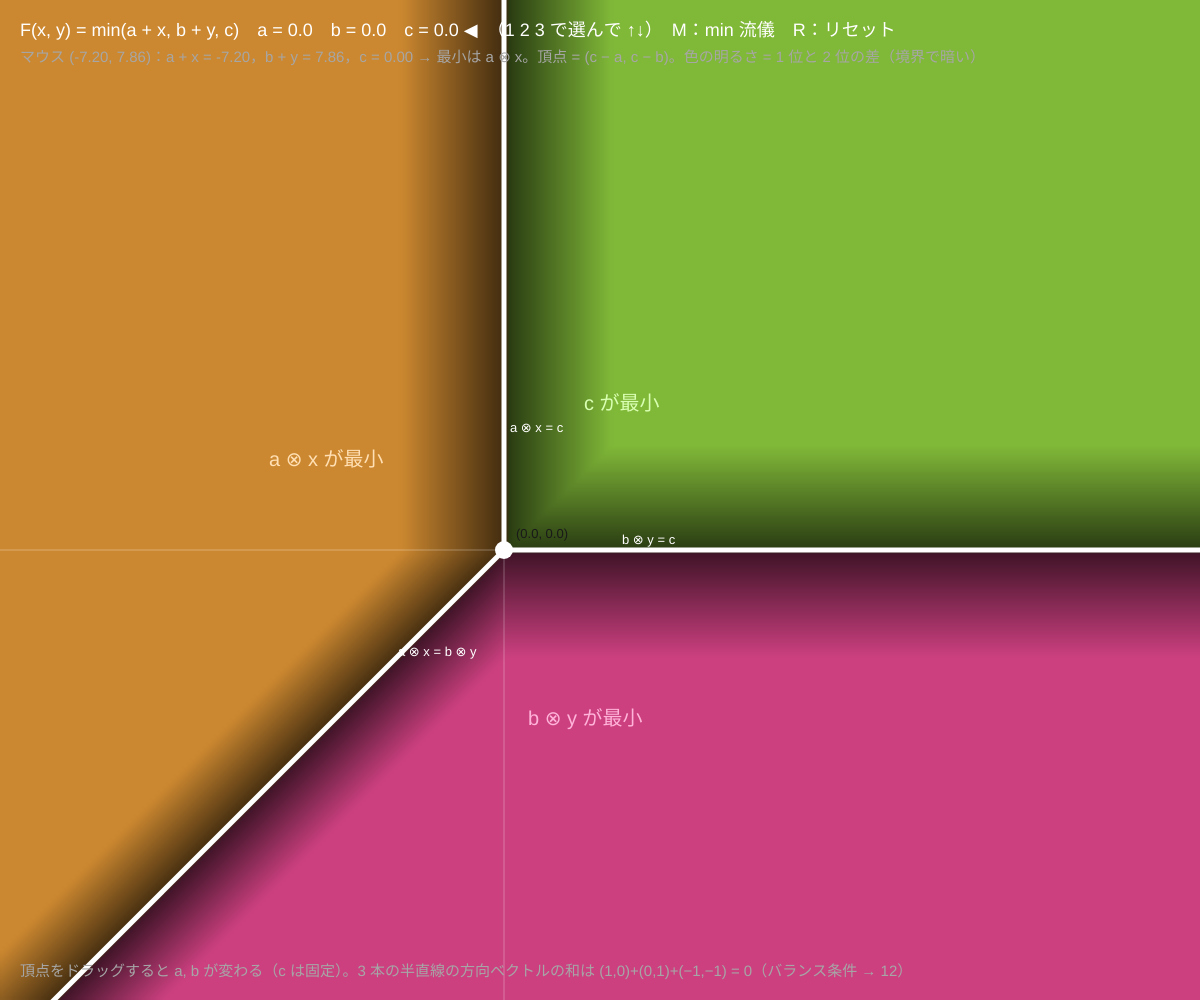
Frame 1 (no input)
Frame 60 (no input): identical to frame 1, image omitted
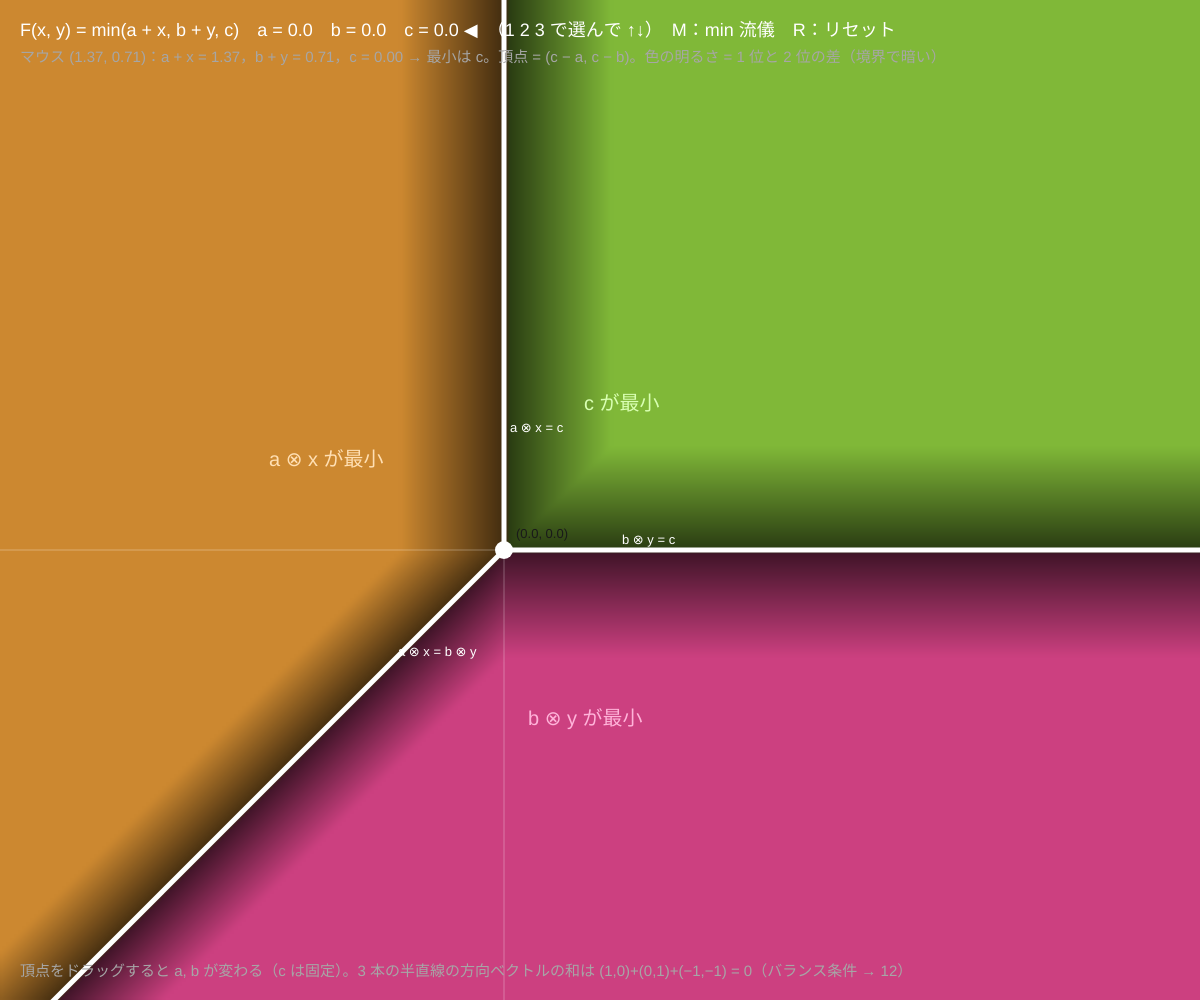
Frame 120 (the mouse pressed at the canvas centre since frame 60)

The p5.js sketch that drew these frames (run headless with seeded random() and noise() and a simulated clock; from frame 60 on, the mouse is pressed at the canvas centre):

// p5.js sketch
// ── sketch.js
// ============================================
// 02 トロピカル直線
// a ⊗ x ⊕ b ⊗ y ⊕ c = min(a + x, b + y, c)。「直線」= 最小値が 2 回以上とられる場所
//   頂点 (c − a, c − b) から 3 本の半直線が出る。min 流儀では方向 (1,0), (0,1), (−1,−1)
//   平面は 3 つの領域に分かれ、各領域で「どの項が最小か」が決まっている
// 頂点をドラッグ / 1 2 3 = 係数 a, b, c を選ぶ / ↑↓ = 選んだ係数を変える / M = max 流儀 / R = リセット
// ============================================

let a = 0, b = 0, c = 0;       // ★ 係数（a ⊗ x ⊕ b ⊗ y ⊕ c）
let useMax = false;            // ★ true なら max 流儀（半直線の向きが反対になる）
let sel = 2;                   // ↑↓ で変える係数（0 = a, 1 = b, 2 = c）
let sc = 70;                   // ★ 1 単位 = 何 px
let ox, oy, buf, dragging = false, scale4 = 4;

function setup() {
  createCanvas(windowWidth, windowHeight);
  colorMode(HSB, 360, 100, 100, 100);
  textFont('Helvetica');
  ox = width * 0.42; oy = height * 0.55;
  buf = createGraphics(ceil(width / scale4), ceil(height / scale4));   // 領域の色分け用（粗い画像）
  buf.pixelDensity(1);
}
function toX(x) { return ox + x * sc; }
function toY(y) { return oy - y * sc; }
function fromX(s) { return (s - ox) / sc; }
function fromY(s) { return (oy - s) / sc; }
function hues() { return [35, 330, 90]; }   // a⊗x = マンゴー，b⊗y = ピンク，c = ライム

// ★ 3 つの項の値と、どれが最小（max 流儀なら最大）か
function termsAt(x, y) {
  let v = [a + x, b + y, c];
  let best = 0;
  for (let k = 1; k < 3; k++) if (useMax ? v[k] > v[best] : v[k] < v[best]) best = k;
  return { v, best };
}

// 領域を塗る：粗い画像の各ピクセルで「どの項が最小か」を調べて色を決める
function paintRegions() {
  buf.loadPixels();
  let RGB = [[255, 170, 60], [255, 80, 160], [160, 230, 70]];   // a⊗x = マンゴー，b⊗y = ピンク，c = ライム
  for (let py = 0; py < buf.height; py++) for (let px = 0; px < buf.width; px++) {
    let t = termsAt(fromX(px * scale4), fromY(py * scale4));
    let s = t.v.slice().sort((u, v) => u - v);
    let gap = useMax ? s[2] - s[1] : s[1] - s[0];           // 1 位と 2 位の差：小さいほど直線に近い
    let k = 0.25 + 0.55 * Math.min(1, gap / 1.5), col = RGB[t.best];
    let idx = (px + py * buf.width) * 4;
    buf.pixels[idx] = col[0] * k; buf.pixels[idx + 1] = col[1] * k; buf.pixels[idx + 2] = col[2] * k; buf.pixels[idx + 3] = 255;
  }
  buf.updatePixels();
}

function draw() {
  background(190, 55, 10);
  paintRegions();
  image(buf, 0, 0, width, height);

  // 軸
  stroke(0, 0, 100, 30); strokeWeight(1);
  line(toX(0), 0, toX(0), height); line(0, toY(0), width, toY(0));
  // 頂点と 3 本の半直線
  let vx = c - a, vy = c - b;
  let dirs = useMax ? [[-1, 0], [0, -1], [1, 1]] : [[1, 0], [0, 1], [-1, -1]];
  let H = hues();
  // 各半直線は「2 つの項が同点」の場所：(1,0) では b⊗y = c，(0,1) では a⊗x = c，(−1,−1) では a⊗x = b⊗y
  let tie = [['b ⊗ y = c', 1, 2], ['a ⊗ x = c', 0, 2], ['a ⊗ x = b ⊗ y', 0, 1]];
  for (let k = 0; k < 3; k++) {
    stroke(0, 0, 100); strokeWeight(5);
    line(toX(vx), toY(vy), toX(vx + dirs[k][0] * 100), toY(vy + dirs[k][1] * 100));
    noStroke(); fill(0, 0, 100); textSize(13);
    text(tie[k][0], toX(vx + dirs[k][0] * 1.6) + 6, toY(vy + dirs[k][1] * 1.6) - 6);
  }
  noStroke(); fill(0, 0, 100); circle(toX(vx), toY(vy), 18);
  fill(0, 0, 10); textSize(13);
  text('(' + nf(vx, 1, 1) + ', ' + nf(vy, 1, 1) + ')', toX(vx) + 12, toY(vy) - 12);

  // 領域のラベル
  textSize(20);
  let labels = ['a ⊗ x が' + (useMax ? '最大' : '最小'), 'b ⊗ y が' + (useMax ? '最大' : '最小'), 'c が' + (useMax ? '最大' : '最小')];
  // min：a⊗x は左（対角線の上側），b⊗y は下（対角線の下側），c は右上。max では反対
  let lpos = useMax ? [[vx + 2.5, vy - 1.2], [vx - 1.2, vy + 2.5], [vx - 2, vy - 2]] : [[vx - 2.5, vy + 1.2], [vx + 1.2, vy - 2.5], [vx + 2, vy + 2]];
  for (let k = 0; k < 3; k++) { fill(H[k], 30, 100); text(labels[k], toX(lpos[k][0]) - 60, toY(lpos[k][1])); }

  // マウス位置の値
  let mxv = fromX(mouseX), myv = fromY(mouseY);
  let t = termsAt(mxv, myv);
  fill(0, 0, 100); textSize(18);
  let names = ['a', 'b', 'c'];
  text('F(x, y) = ' + (useMax ? 'max' : 'min') + '(a + x, b + y, c)　a = ' + nf(a, 1, 1) + (sel === 0 ? ' ◀' : '') + '　b = ' + nf(b, 1, 1) + (sel === 1 ? ' ◀' : '') + '　c = ' + nf(c, 1, 1) + (sel === 2 ? ' ◀' : '') + '　（1 2 3 で選んで ↑↓）　M：' + (useMax ? 'max' : 'min') + ' 流儀　R：リセット', 20, 36);
  fill(0, 0, 65); textSize(15);
  text('マウス (' + nf(mxv, 1, 2) + ', ' + nf(myv, 1, 2) + ')：a + x = ' + nf(t.v[0], 1, 2) + '，b + y = ' + nf(t.v[1], 1, 2) + '，c = ' + nf(t.v[2], 1, 2) + ' → ' + (useMax ? '最大' : '最小') + 'は ' + ['a ⊗ x', 'b ⊗ y', 'c'][t.best] + '。頂点 = (c − a, c − b)。色の明るさ = 1 位と 2 位の差（境界で暗い）', 20, 62);
  text('頂点をドラッグすると a, b が変わる（c は固定）。3 本の半直線の方向ベクトルの和は (1,0)+(0,1)+(−1,−1) = 0（バランス条件 → 12）', 20, height - 24);
}

function mousePressed() { dragging = dist(mouseX, mouseY, toX(c - a), toY(c - b)) < 30; }
function mouseDragged() {
  if (!dragging) return;
  a = constrain(c - fromX(mouseX), -8, 8);
  b = constrain(c - fromY(mouseY), -8, 8);
}
function mouseReleased() { dragging = false; }
function keyPressed() {
  if (key === '1') sel = 0;
  if (key === '2') sel = 1;
  if (key === '3') sel = 2;
  let dv = (key === UP_ARROW) ? 0.5 : (key === DOWN_ARROW) ? -0.5 : 0;
  if (dv) { if (sel === 0) a = constrain(a + dv, -8, 8); if (sel === 1) b = constrain(b + dv, -8, 8); if (sel === 2) c = constrain(c + dv, -8, 8); }
  if (key === 'm' || key === 'M') useMax = !useMax;
  if (key === 'r' || key === 'R') { a = 0; b = 0; c = 0; }
}

// ---------- やってみよう ----------
// 1. c だけを変えると頂点はどう動く？ a だけなら？ 式 (c − a, c − b) で説明しよう
// 2. 3 つの係数に同じ数を足しても直線は変わらない（射影的）。確かめよう
// 3. M で max 流儀にすると半直線の向きが反対になる。領域の形はどう変わる？
// 4. 項を 1 つ増やして min(a + x, b + y, c, e + x + y) にすると「直線」はどんな形になる？（04 の予告）
